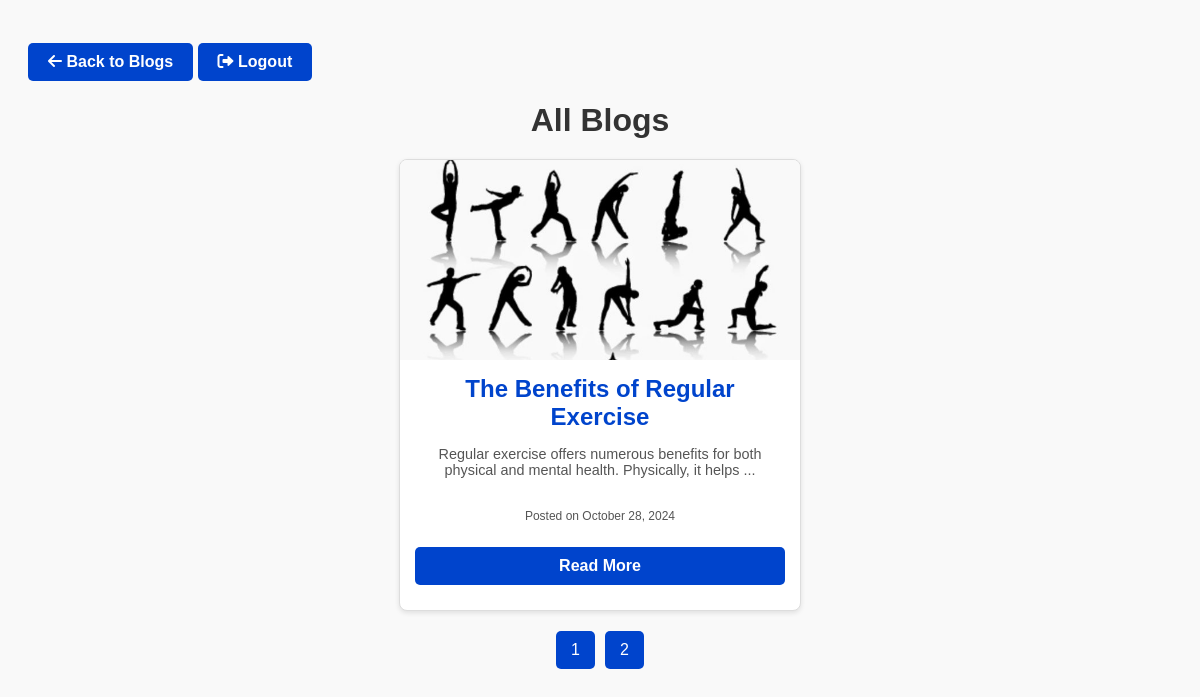
Screenshot of /blog2.php?page=2 with the database file from the repository.
### tables this page shows
CREATE TABLE `blogs` (
  `blog_id` int(11) NOT NULL,
  `title` varchar(255) NOT NULL,
  `content` text NOT NULL,
  `image_url` varchar(255) DEFAULT NULL,
  `created_at` datetime DEFAULT current_timestamp()
);

### blog2.php (the view, shortened to what this page needs)
<?php
$conn = new mysqli("localhost", "root", "", "ground");
$limit = 6;
$page = isset($_GET['page']) ? (int)$_GET['page'] : 1;
$offset = ($page - 1) * $limit;
$blogs = $conn->query("SELECT * FROM blogs ORDER BY created_at DESC LIMIT $limit OFFSET $offset");
$totalBlogs = $conn->query("SELECT COUNT(*) as count FROM blogs")->fetch_assoc()['count'];
$totalPages = ceil($totalBlogs / $limit);
?>
<!DOCTYPE html>
<html lang="en">
<head>
    <link rel="stylesheet" href="https://cdnjs.cloudflare.com/ajax/libs/font-awesome/6.0.0-beta3/css/all.min.css">
</head>
<body>
<a href="index.php" class="button"><i class="fas fa-arrow-left"></i> Back to Blogs</a>
<a href="logout.php" class="button"><i class="fas fa-sign-out-alt"></i> Logout</a>
    <h1>All Blogs</h1>
    <div class="blog-container">
        <?php while ($blog = $blogs->fetch_assoc()): ?>
            <div class="blog">
                <?php if (!empty($blog['image_url'])): ?>
                    <img src="<?php echo htmlspecialchars($blog['image_url']); ?>" alt="Blog Image">
                <?php endif; ?>
                <div class="blog-content">
                    <h2><?php echo htmlspecialchars($blog['title']); ?></h2>
                    <p><?php echo substr(htmlspecialchars($blog['content']), 0, 100) . '...'; ?></p>
                    <p class="blog-date"><small>Posted on <?php echo date('F j, Y', strtotime($blog['created_at'])); ?></small></p>
                    <a href="blog_detail.php?id=<?php echo $blog['blog_id']; ?>" class="read-more">Read More</a>
                </div>
            </div>
        <?php endwhile; ?>
    </div>
    <div class="pagination">
        <?php for ($i = 1; $i <= $totalPages; $i++): ?>
            <a href="?page=<?php echo $i; ?>"><?php echo $i; ?></a>
        <?php endfor; ?>
    </div>
</body>
</html>

### blog2.php (style rules this page uses)
body { font-family: Arial, sans-serif; background-color: #f9f9f9; padding: 20px; }
h1 { text-align: center; color: #333; margin-bottom: 20px; }
.blog-container { display: flex; flex-wrap: wrap; gap: 20px; justify-content: center; }
.blog { background: #fff; border: 1px solid #ddd; border-radius: 8px; overflow: hidden; width: 100%; max-width: 400px; box-shadow: 0 2px 5px rgba(0, 0, 0, 0.1); transition: transform 0.3s ease; display: flex; flex-direction: column; }
.blog img { width: 100%; height: 200px; object-fit: cover; }
.blog-content { padding: 15px; flex-grow: 1; display: flex; flex-direction: column; justify-content: space-between; text-align: center; }
.blog h2 { font-size: 1.5em; margin: 0; color: #0044cc; }
.blog p { font-size: 0.9em; color: #555; }
.read-more { background-color: #0044cc; color: #fff; text-decoration: none; padding: 10px 15px; border-radius: 5px; font-weight: bold; display: inline-block; text-align: center; margin: 10px 0; transition: background-color 0.3s; }
.blog-date { font-size: 0.8em; color: #999; }
.pagination { margin-top: 20px; display: flex; gap: 10px; justify-content: center; }
.pagination a { padding: 10px 15px; background-color: #0044cc; color: white; text-decoration: none; border-radius: 5px; }
.button { display: inline-block; background-color: #0044cc; color: #fff; padding: 10px 20px; border-radius: 5px; text-decoration: none; font-weight: bold; margin-top: 15px; transition: background-color 0.3s; }

### rows the page displays
blogs: image_url (picture), title "The Benefits of Regular Exercise", content "Regular exercise offers numerous benefits for both physical and mental health. Physically, it helps", created_at "October 28, 2024"
